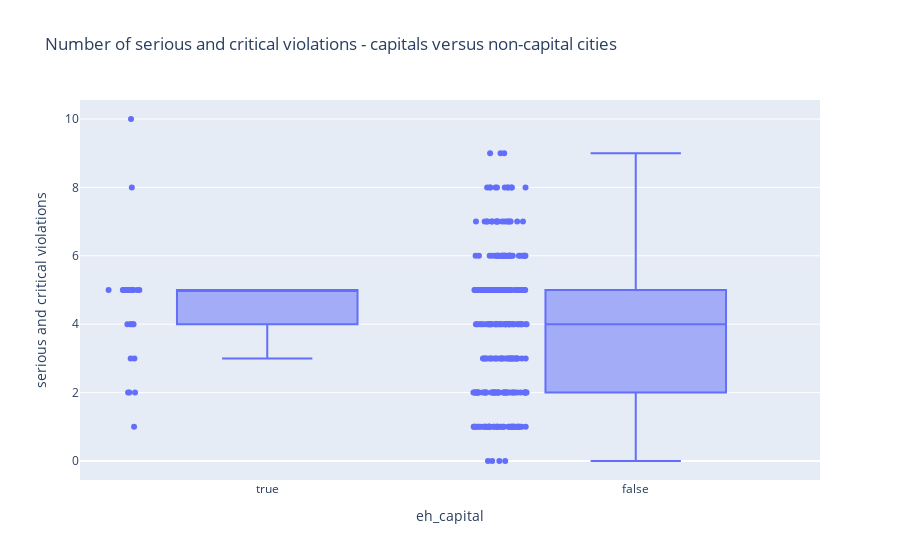

The cell this chart's notebook holds for it:
### Markdown cell above
As capitais analisadas possuem, em média, 4,46 erros sérios ou críticos em seus portais (mediana: 5). Os demais municípios possuem uma média um pouco menor - em média, 3,89 erros sérios ou críticos (mediana: 4) -, mas essa diferença não chega a ser estatisticamente significativa.

### Code cell
from scipy.stats import mannwhitneyu

critical_or_serious_capitals = (
    violations_rank.query("eh_capital")["critical_or_serious"]
)
critical_or_serious_noncapitals = (
    violations_rank.query("not eh_capital")["critical_or_serious"]
)

print(
    "A média de erros sérios ou críticos em capitais é de",
    f"{critical_or_serious_capitals.mean().round(2)}",
    f"(desvio-padrão: {critical_or_serious_capitals.std().round(2)})."
)

print(
    "A média de erros sérios ou críticos em municípios que não são capitais",
    f"é de {critical_or_serious_noncapitals.mean().round(2)}",
    f"(desvio-padrão: {critical_or_serious_noncapitals.std().round(2)})."
)

capitalsXnoncapitals_pvalue = (
    mannwhitneyu(critical_or_serious_capitals, critical_or_serious_noncapitals)
    .pvalue
)

if capitalsXnoncapitals_pvalue > 0.05:
    print(
        "Não é possível afirmar que as distribuições são diferentes",
        f"(p={capitalsXnoncapitals_pvalue:.2f})."
    )

px.box(
    violations_rank,
    x="eh_capital",
    y="critical_or_serious",
    points="all",
    title=(
        "Number of serious and critical violations - capitals versus "
        "non-capital cities"
    ),
    labels={
        "critical_or_serious": "serious and critical violations",
        "populacao_2020": "estimated population",
    },
)

### Figure 1 — Plotly figure (JSON) as saved in the notebook; plotly's stock layout.template omitted (floating-point values rounded to 4 significant figures; data arrays with more than 128 entries replaced by an {"elided": "..."} marker saying what was removed)
{"data": [{"alignmentgroup": "True", "boxpoints": "all", "hovertemplate": "eh_capital=%{x}<br>serious and critical violations=%{y}<extra></extra>", "legendgroup": "", "marker": {"color": "#636efa"}, "name": "", "notched": false, "offsetgroup": "", "orientation": "v", "showlegend": false, "type": "box", "x": {"elided": "310 bool values"}, "x0": " ", "xaxis": "x", "y": {"elided": "310 int values"}, "y0": " ", "yaxis": "y"}], "layout": {"boxmode": "group", "legend": {"tracegroupgap": 0}, "title": {"text": "Number of serious and critical violations - capitals versus non-capital cities"}, "xaxis": {"anchor": "y", "domain": [0, 1], "title": {"text": "eh_capital"}}, "yaxis": {"anchor": "x", "domain": [0, 1], "title": {"text": "serious and critical violations"}}}}
